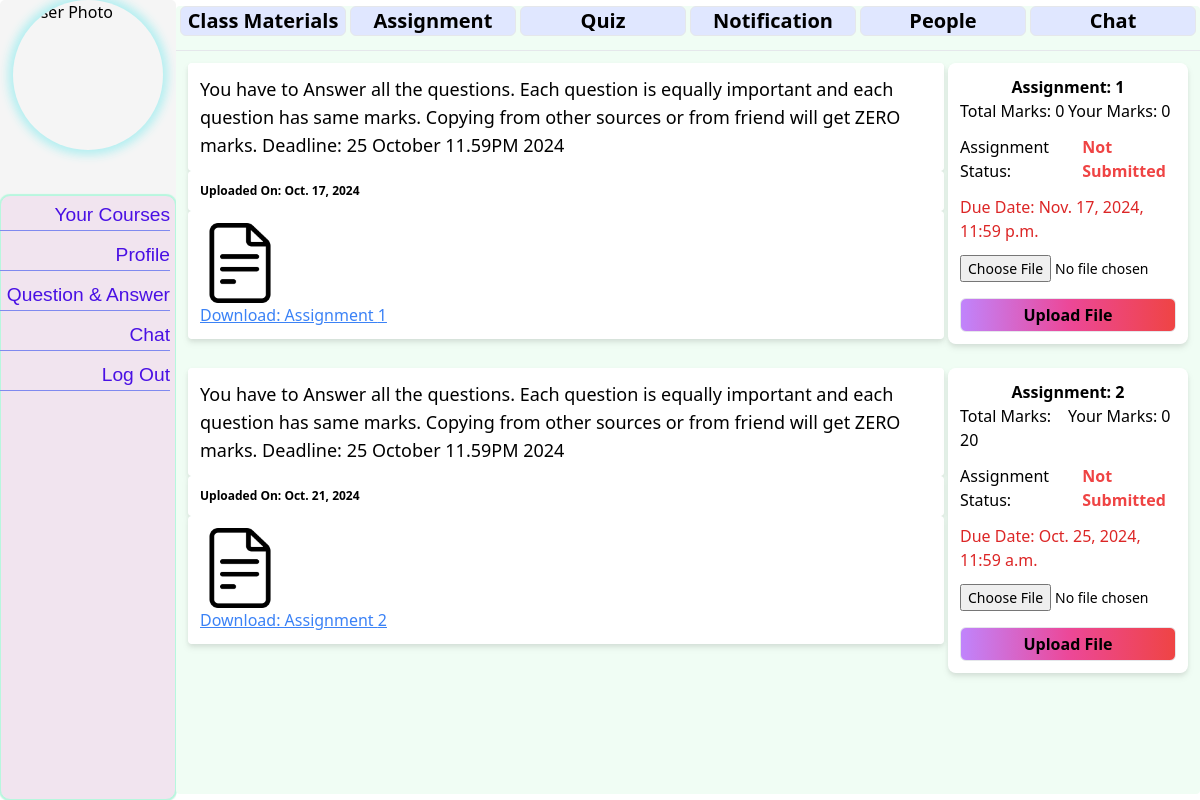
/course/1/assignments/, run on the app's committed database.
### courses/models.py (models this page shows, shortened)
class CourseAssignment(models.Model):
    course = models.ForeignKey(Course, on_delete=models.CASCADE, related_name='assignment')
    file = models.FileField(upload_to='course_files/assignments/', blank=True)
    assignment_text = models.TextField(default="No assignment Related text provided")
    assignment_number = models.IntegerField(default=1)
    date = models.DateField(auto_now_add=True)
    due_date = models.DateTimeField()  # Add due date field
    total_marks = models.PositiveIntegerField(default=0)  # Total marks for the assignment

class AssignmentUploadFile(models.Model):
    assignment = models.ForeignKey(CourseAssignment, on_delete=models.CASCADE, related_name='assignment_upload_file')
    student = models.ForeignKey('student.Student', on_delete=models.CASCADE, related_name='uploaded_assignment',null=True)
    file = models.FileField(upload_to='course_files/assignment_uploads/')
    date = models.DateField(auto_now_add=True)
    upload_status = models.BooleanField(default=False)  # Tracks whether the assignment is uploaded
    obtain_marks = models.PositiveIntegerField(default=0)  # Marks obtained for the assignment
    submit_date = models.DateTimeField(auto_now_add=True)  # Records submission date and time

### courses/views.py (the view, shortened to what this page needs)
# urls.py: path('assignments/',views.assignment,name="assignment"),
def assignment(request, pk):
    course = get_object_or_404(Course, pk=pk)
    assignments = CourseAssignment.objects.filter(course=course)
    form = AssignmentUploadForm()
    return render(request, 'course/assignment.html', {
        'course': course,
        'assignments': assignments,
        'form': form,
    })

### courses/forms.py
class AssignmentUploadForm(forms.ModelForm):
    class Meta:
        model = AssignmentUploadFile
        fields = ['file']
        widgets = {
            'file': forms.ClearableFileInput(attrs={
                'class': ' w-full ml-10 text-sm cursor-pointer  focus:outline-none focus:ring-2 focus:ring-indigo-500 focus:border-indigo-500 my-1 ',
                'style': 'font-size: 14px;'
            }),
        }

### student/context_processors.py (called while the page is built)
def profile_context(request):
    if request.user.is_authenticated:
        try:
            student_profile = Student.objects.get(user=request.user)
            return {'profile': student_profile}
        except Student.DoesNotExist:
            return {}
    return {}

### templates/course/assignment.html (shortened to what this page needs)
{% extends 'course/courseDetails.html' %}
{% load static %}
{% block course_content %}
{% if assignments %}
    {% for file in assignments %}
    <div class="grid grid-cols-4 gap-0">
        <div class="col-span-3">
            <div class="flex filter drop-shadow-md flex-col m-3 mr-0 rounded">
                <div class="bg-white text-lg rounded font-normal p-3">{{ file.assignment_text }}</div>
                <div class="bg-white text-xs rounded font-bold p-3">
                    Uploaded On: {{ file.date }}
                </div>
                <div class="bg-white rounded p-3">
                    <a href="{{ file.file.url }}" download>
                        {% if file.is_pdf %}
                            <img src="{% static 'pdf.png' %}" alt="PDF Thumbnail" class="w-20 h-20 object-cover">
                        {% elif file.is_pptx %}
                            <img src="{% static 'pptx.png' %}" alt="PPTX Thumbnail" class="w-20 h-20 object-cover">
                        {% else %}
                            <img src="{% static 'document.png' %}" alt="File Thumbnail" class="w-20 h-20 object-cover">
                        {% endif %}
                    </a>
                    <div>
                        <a href="{{ file.file.url }}" download class="text-blue-500 underline">
                            Download: Assignment {{ file.assignment_number }}
                        </a>
                    </div>
                </div>
            </div>
        </div>
        <div class="col-span-1 bg-white m-3 ml-1 filter drop-shadow-md rounded-lg p-3">
            {% if file.assignment_upload_file.count > 0 %}
                {% for upload in file.assignment_upload_file.all %}
                    {% if upload.student == profile %}
                        <div class="text-center font-semibold my-1 ">Assignment: {{ file.assignment_number }}</div>
                        <div class="grid grid-cols-2">
                            <div>Total Marks: {{ file.total_marks }}</div>
                            <div>Your Marks: {{ upload.obtain_marks }}</div>
                        </div>
                        <div class="my-2 flex items-center">
                            <span class="mr-2">Assignment Status:</span>
                            <h1 class="text-green-500 font-semibold w-auto p-1">Submitted</h1>
                        </div>
                        <div class="my-2 text-green-500 font-semibold">Submitted On: {{ upload.submit_date }}</div>
                        <div class="text-red-600 text-left my-2">Due Date: {{ file.due_date }}</div>
                        <div class="flex justify-center my-3">
                          <a href="{{ upload.file.url }}" download class="w-full text-center border rounded-md bg-gradient-to-r from-green-300 via-green-500 to-green-400 h-auto font-semibold p-1">
                              Download Submitted Assignment
                          </a>
                      </div>
                    {% else %}
                        <div class="text-center font-semibold">Assignment: {{ file.assignment_number }}</div>
                        <div class="grid grid-cols-2">
                            <div>Total Marks: {{ file.total_marks }}</div>
                            <div>Your Marks: 0</div>
                        </div>
                        <div class="my-2 flex items-center">
                          <span class="mr-2">Assignment Status:</span>
                          <h1 class="text-red-500 font-semibold w-auto p-1">Not Submitted</h1>
                      </div>
                        <div class="text-red-600 text-left my-2">Due Date: {{ file.due_date }}</div>
                        <div>
                            <form method="POST" enctype="multipart/form-data">
                                <div class="">
                                    {{ form.file }}
                                </div>
                                <button type="submit" class="w-full my-3 mb-0 text-center border rounded-md bg-gradient-to-r from-purple-400 via-pink-500 to-red-500 h-auto font-semibold p-1">
                                    Upload File
                                </button>
                            </form>
                        </div>
                    {% endif %}
                {% endfor %}
            {% else %}
                <div class="text-center font-semibold">Assignment: {{ file.assignment_number }}</div>
                <div class="grid grid-cols-2">
                    <div>Total Marks: {{ file.total_marks }}</div>
                    <div>Your Marks: 0</div>
                </div>
                <div class="my-2 flex items-center">
                  <span class="mr-2">Assignment Status:</span>
                  <h1 class="text-red-500 font-semibold w-auto p-1">Not Submitted</h1>
              </div>
                <div class="text-red-600 text-left my-2">Due Date: {{ file.due_date }}</div>
                <div>
                    <form method="POST" enctype="multipart/form-data">
                        <div class="">
                            {{ form.file }}
                        </div>
                        <button type="submit" class="w-full my-3 mb-0 text-center border rounded-md bg-gradient-to-r from-purple-400 via-pink-500 to-red-500 h-auto font-semibold p-1">
                            Upload File
                        </button>
                    </form>
                </div>
            {% endif %}
        </div>
    </div>
    {% endfor %}
{% else %}
    <div class="bg-red-500 w-3/4 mx-auto rounded-md">
        <h1 class="text-center p-3 text-white text-lg font-semibold">No Assignment Found!!!</h1>
    </div>
{% endif %}
{% endblock %}

### static/css/stdbase.css (style rules this page uses)
body { display: flex; flex-direction: row; justify-content: flex-start; margin: 0; border-radius: 5px; }

### data on the page
CourseAssignment: assignment_text "You have to Answer all the questions. Each question is equally important and each question has same marks. Copying from other sources or from friend will get ZERO marks. Deadline: 25 October 11.59PM 2024", date "Oct. 17, 2024", assignment_number "1", total_marks "0", due_date "Nov. 17, 2024, 11:59 p.m."
CourseAssignment: assignment_text "You have to Answer all the questions. Each question is equally important and each question has same marks. Copying from other sources or from friend will get ZERO marks. Deadline: 25 October 11.59PM 2024", date "Oct. 21, 2024", assignment_number "2", total_marks "20", due_date "Oct. 25, 2024, 11:59 a.m."
